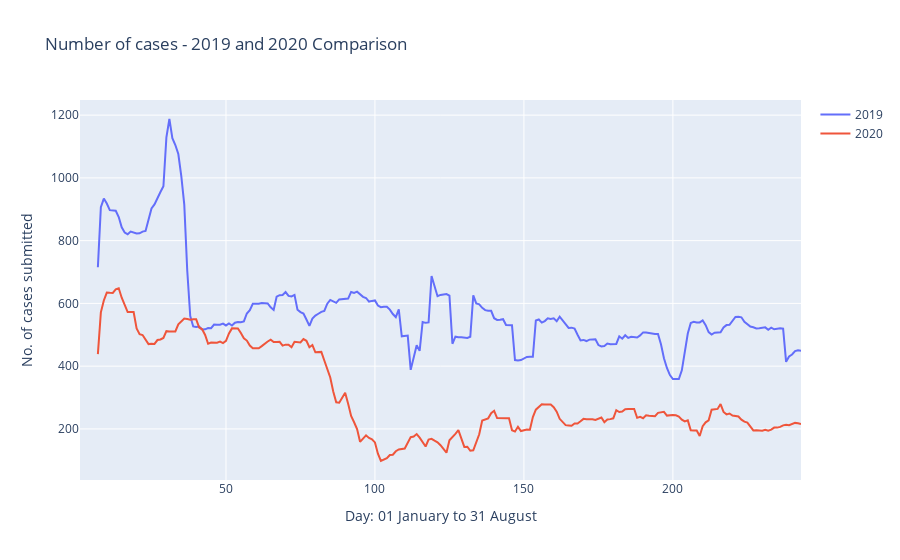

Write notebook code for a chart like this one.
### Markdown cell above
#### Overall Cases Submitted
The below chart shows that there has been significant drop in the cases raised in Lagan in 2020 compared to 2019.
This is not just the result of the COVID related influence.

The initial 30-40 days of 2019 has a much higher number of cases than 2020. The potential factors,
which require additional analysis, are the provision of Garden Waste via GOSS, and winter weather.

### Code cell
fig = go.Figure()
fig.add_trace(go.Scatter(x=df1['day'],
                         y=df1['7-day Avg'],
                         mode='lines',
                         name='2019'))
fig.add_trace(go.Scatter(x=df2['day'],
                         y=df2['7-day Avg'],
                         mode='lines',
                         name='2020'))

fig.update_layout(title='Number of cases - 2019 and 2020 Comparison (7-day Rolling Avg)',
                  xaxis_title='Day: 01 January to 31 August',
                  yaxis_title='No. of cases submitted')

fig.show()

### Figure 1 — Plotly figure (JSON) as saved in the notebook; plotly's stock layout.template omitted (floating-point values rounded to 4 significant figures; data arrays with more than 128 entries replaced by an {"elided": "..."} marker saying what was removed)
{"data": [{"mode": "lines", "name": "2019", "type": "scatter", "x": {"elided": "243 int values"}, "y": {"elided": "243 float values"}}, {"mode": "lines", "name": "2020", "type": "scatter", "x": {"elided": "237 int values"}, "y": {"elided": "237 float values"}}], "layout": {"title": {"text": "Number of cases - 2019 and 2020 Comparison"}, "xaxis": {"title": {"text": "Day: 01 January to 31 August"}}, "yaxis": {"title": {"text": "No. of cases submitted"}}}}
